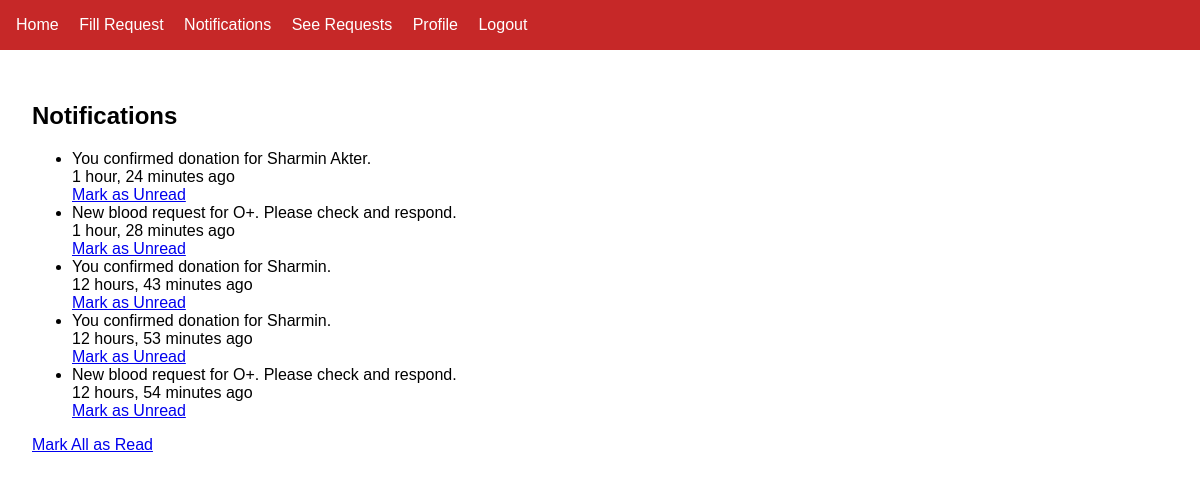
Page /notifications/ (signed in) on the committed database.
### myapp/models.py (models this page shows, shortened)
class Notification(models.Model):
    recipient = models.ForeignKey(User, on_delete=models.CASCADE, related_name="recipient_notifications")
    donor = models.ForeignKey(User, on_delete=models.SET_NULL, null=True, blank=True, related_name="donor_info")  # Optional
    message = models.CharField(max_length=255)
    is_read = models.BooleanField(default=False)
    created_at = models.DateTimeField(auto_now_add=True)
    related_request = models.ForeignKey(BloodRequest, on_delete=models.SET_NULL, null=True, blank=True)

### myapp/views.py (the view)
# urls.py: path('notifications/', views.notification_view, name='notifications'),
@login_required(login_url='login')
def notification_view(request):
    notifications = Notification.objects.filter(recipient=request.user).order_by('-created_at')
    return render(request, 'notifications.html', {'notifications': notifications})

### myapp/context_processors.py (called while the page is built)
def notifications_processor(request):
    if request.user.is_authenticated:
        unread_notifications = request.user.recipient_notifications.filter(is_read=False)
        return {
            'notifications': request.user.recipient_notifications.order_by('-created_at')[:5],
            'unread_count': unread_notifications.count(),
        }
    return {}

### myapp/templates/notifications.html
{% extends 'base.html' %}
{% block content %}
    <h2 class="text-2xl font-bold mb-4">Notifications</h2>
    <ul class="space-y-3">
        {% for notification in notifications %}
            <li class="p-3 rounded border {% if not notification.is_read %}bg-yellow-100 border-yellow-400{% else %}bg-white border-gray-200{% endif %}">
{% if notification.donor %}
    <a href="{{ notification.get_donor_profile_url }}" class="text-blue-600 hover:underline font-semibold">
        {{ notification.message }}
    </a>
{% else %}
    <span>{{ notification.message }}</span>
{% endif %}
                <div class="text-xs text-gray-500 mt-1">{{ notification.created_at|timesince }} ago</div>
                <div class="mt-2">
                    {% if not notification.is_read %}
                        <a href="{% url 'mark_notification_as_read' notification.id %}" class="text-green-600 hover:underline text-sm">Mark as Read</a>
                    {% else %}
                        <a href="{% url 'mark_as_unread' notification.id %}" class="text-gray-600 hover:underline text-sm">Mark as Unread</a>
                    {% endif %}
                </div>
            </li>
        {% empty %}
            <li class="text-gray-500">No notifications available.</li>
        {% endfor %}
    </ul>
    <div class="mt-4">
        <a href="{% url 'mark_all_notifications_as_read' %}" class="inline-block bg-red-600 text-white px-4 py-2 rounded hover:bg-red-700">
            Mark All as Read
        </a>
    </div>
{% endblock %}

### myapp/templates/base.html (style rules this page uses)
body { font-family: Arial, sans-serif; margin: 0; padding: 0; }

### rows in the picture
Notification: message "You confirmed donation for Sharmin Akter.", created_at "1 hour, 24 minutes", is_read "Mark as Unread"
Notification: message "New blood request for O+. Please check and respond.", created_at "1 hour, 28 minutes", is_read "Mark as Unread"
Notification: message "You confirmed donation for Sharmin.", created_at "12 hours, 43 minutes", is_read "Mark as Unread"
Notification: message "You confirmed donation for Sharmin.", created_at "12 hours, 53 minutes", is_read "Mark as Unread"
Notification: message "New blood request for O+. Please check and respond.", created_at "12 hours, 54 minutes", is_read "Mark as Unread"
